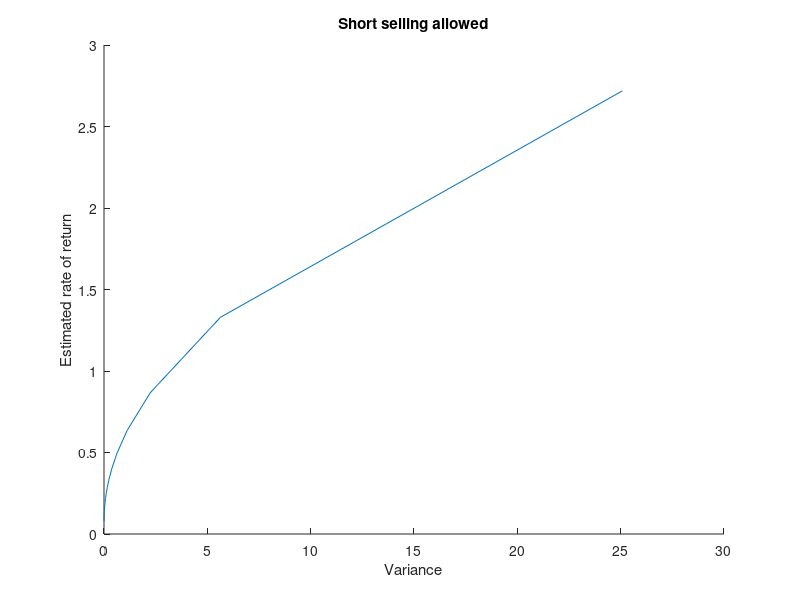
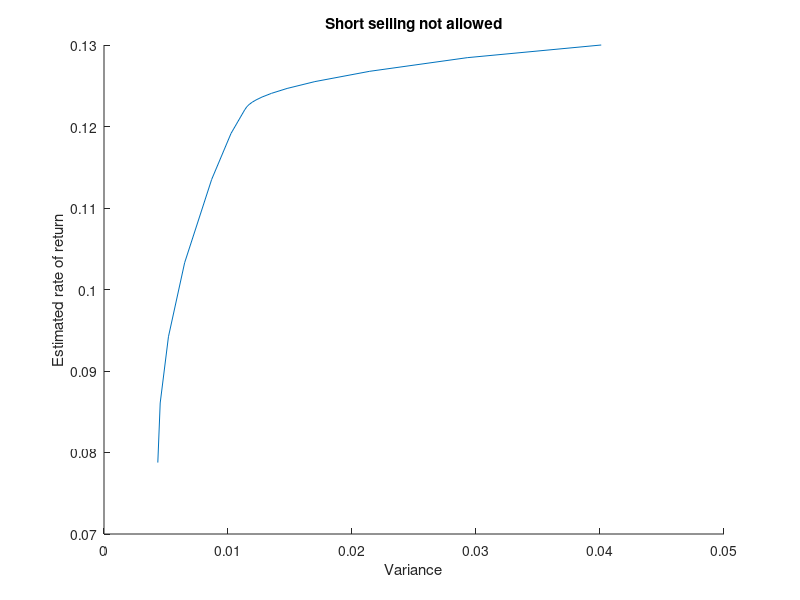

Source code (MATLAB) for these figures, in order:
% If we want to maximize the expected return, we choose w1 to be 1, since
% r1 is the greatest rate of return.

% Variance: 4.01

% max sum(wi*ri)
% sum(wi) = 1
% wi >= 0

CoV = 10^-2*[4.01 -1.19 0.6 0.74 -0.21;...
    0 1.12 0.21 -0.54 0.55;...
    0 0 3.31 0.77 0.29;...
    0 0 0 3.74 -1.04;...
    0 0 0 0 2.6];

lambda = 1;
prev_weights = [0 0 0 0 0];
Weights = [1/5 1/5 1/5 1/5 1/5]';

k = 0;
while abs((norm(Weights) - norm(prev_weights))/norm(Weights)) > 0.001
    k = k + 1;
    grad_f = zeros(5,1);
    for i = 1:5
        sum_ = 0;
        for j = 1:5
            if i == j
                sum_ = sum_ + 2*CoV(i,i)*Weights(i);
            else
                sum_ = sum_ + CoV(i,j)*Weights(j);
            end
        end
        grad_f(i) = sum_;
    end

    hess_f = zeros(5,5);
    for i = 1:5
        for j = 1:5
            if i == j
                hess_f(i,i) = 2*CoV(i,i);
            else
                hess_f(i,j) = CoV(i,j);
            end
        end
    end

    g = sum(Weights) - 1;
    grad_g = [1;1;1;1;1];
    hess_g = zeros(5,5);

    grad_L = grad_f - lambda.*grad_g;
    hess_L = hess_f - lambda.*hess_g;

    p_vec = [hess_L, -grad_g; -(grad_g'), 0] \ [-grad_L; g];
    prev_weights = Weights;
    Weights = Weights + p_vec(1:5,1);
    lambda = lambda + p_vec(6,1);
end
Variance = Weights'*CoV*Weights;
disp(Variance)

r = 1e-2.*[13.0, 4.4, 12.1, 7.1, 11.7];
H = zeros(5,5);

rho = 0.2;
Aeq = [r;ones(1,5)];
beq = [rho;1];
lb = zeros(5,1);
ub = ones(5,1);
f = zeros(5,1);

w = quadprog(2.*CoV,[],[],[],Aeq,beq,lb,ub);
%%% Short selling allowed

Aeq = [ones(1,5)];
beq = [1];

alphas = 0.05:0.05:1;
sigmas = zeros(1,length(alphas));
r_bars = zeros(1,length(alphas));
w_s = zeros(5,length(alphas));

for i = 1:length(alphas)
    H = alphas(i).*(2.*CoV);
    f = (alphas(i) - 1).*r;
    w = quadprog(H,f,[],[],Aeq,beq,[],[]);
    w_s(:,i) = w;
    sigmas(i) = w'*CoV*w;
    r_bars(i) = r*w;
end
figure(1)
hold on
plot(sigmas,r_bars)
xlabel('Variance')
ylabel('Estimated rate of return')
title('Short selling allowed')
hold off


%%% Short selling not allowed
lb = zeros(5,1);
ub = ones(5,1);

alphas = 0.05:0.05:1;
sigmas = zeros(1,length(alphas));
r_bars = zeros(1,length(alphas));
w_s = zeros(5,length(alphas));

for i = 1:length(alphas)
    H = alphas(i).*(2.*CoV);
    f = (alphas(i) - 1).*r;
    w = quadprog(H,f,[],[],Aeq,beq,lb,ub);
    w_s(:,i) = w;
    sigmas(i) = w'*CoV*w;
    r_bars(i) = r*w;
end
figure(2)
hold on
plot(sigmas,r_bars)
xlabel('Variance')
ylabel('Estimated rate of return')
title('Short selling not allowed')
hold off